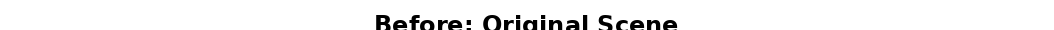
#> input picture comparison_grids/before_grid.png, 1054 x 30 px; its folder holds only this picture in this run
$ python make_comparison_grid.py --before_dir comparison_grids --after_dir comparison_grids
#> lines starting #> are read from the running program, lines starting #| are printed output that depends on the picture
#!/usr/bin/env python3
"""
make_comparison_grid.py - Create before/after comparison grids for scene editing results.

This script creates side-by-side comparison images showing:
- Original renders (before removal)
- Final optimized renders (after removal)

Useful for creating figures for reports and presentations.
"""

import argparse
import math
from pathlib import Path

from PIL import Image, ImageDraw, ImageFont
from rich.console import Console
from tqdm import tqdm

console = Console()


def parse_args():
    parser = argparse.ArgumentParser(description="Create before/after comparison grid for scene editing.")
    parser.add_argument(
        "--before_dir",
        type=Path,
        required=True,
        help="Directory with original renders (e.g., outputs/.../02_renders/train)",
    )
    parser.add_argument(
        "--after_dir",
        type=Path,
        required=True,
        help="Directory with final renders (e.g., outputs/.../05c_optimized/renders/train)",
    )
    parser.add_argument(
        "--output_dir",
        type=Path,
        default=Path("comparison_grids"),
        help="Directory to save output grids (default: comparison_grids/)",
    )
    parser.add_argument(
        "--cols",
        type=int,
        default=4,
        help="Number of image pairs per row (default: 4)",
    )
    parser.add_argument(
        "-n",
        "--limit",
        type=int,
        default=16,
        help="Maximum number of image pairs to include (default: 16)",
    )
    parser.add_argument(
        "--cell_width",
        type=int,
        default=256,
        help="Width of each before/after cell in pixels (default: 256)",
    )
    parser.add_argument(
        "--gap",
        type=int,
        default=10,
        help="Gap between before/after images in pixels (default: 10)",
    )
    parser.add_argument(
        "--labels",
        action="store_true",
        help="Add 'Before' and 'After' labels to images",
    )
    parser.add_argument(
        "--sort",
        action="store_true",
        help="Sort images alphabetically before creating the grid",
    )
    return parser.parse_args()


def add_label(img, text, position="top"):
    """Add a text label to an image."""
    draw = ImageDraw.Draw(img)

    # Try to use a nice font, fall back to default if not available
    try:
        font = ImageFont.truetype("/usr/share/fonts/truetype/dejavu/DejaVuSans-Bold.ttf", 20)
    except:
        font = ImageFont.load_default()

    # Get text bounding box
    bbox = draw.textbbox((0, 0), text, font=font)
    text_width = bbox[2] - bbox[0]
    text_height = bbox[3] - bbox[1]

    # Calculate position
    x = (img.width - text_width) // 2
    if position == "top":
        y = 10
    else:  # bottom
        y = img.height - text_height - 10

    # Draw text with outline for visibility
    outline_color = "black"
    text_color = "white"

    # Draw outline
    for adj_x in [-1, 0, 1]:
        for adj_y in [-1, 0, 1]:
            draw.text((x + adj_x, y + adj_y), text, font=font, fill=outline_color)

    # Draw main text
    draw.text((x, y), text, font=font, fill=text_color)

    return img


def main():
    args = parse_args()

    console.print("\n[bold cyan]" + "="*80 + "[/bold cyan]")
    console.print("[bold cyan]Creating Before/After Comparison Grid[/bold cyan]")
    console.print("[bold cyan]" + "="*80 + "[/bold cyan]\n")

    console.print(f"  [cyan]Before Dir:[/cyan] {args.before_dir}")
    console.print(f"  [cyan]After Dir:[/cyan] {args.after_dir}")
    console.print(f"  [cyan]Output Dir:[/cyan] {args.output_dir}")

    # Ensure output directory exists
    args.output_dir.mkdir(parents=True, exist_ok=True)

    # Find all images in before directory
    before_paths = list(args.before_dir.glob("*.png")) + \
                   list(args.before_dir.glob("*.jpg")) + \
                   list(args.before_dir.glob("*.jpeg"))

    if args.sort:
        before_paths.sort()

    if not before_paths:
        console.print(f"[red]Error: No images found in {args.before_dir}[/red]")
        return

    # Apply limit
    if args.limit > 0:
        before_paths = before_paths[:args.limit]

    num_images = len(before_paths)
    console.print(f"\n[cyan]Found {num_images} images to process...[/cyan]")

    # Calculate grid dimensions
    num_cols = args.cols
    num_rows = math.ceil(num_images / num_cols)

    # Each cell contains: before_image + gap + after_image
    pair_width = args.cell_width * 2 + args.gap
    pair_height = args.cell_width  # Assuming square cells

    # Add padding between rows and columns
    padding = 10

    # Calculate final grid size
    grid_width = num_cols * pair_width + (num_cols - 1) * padding
    grid_height = num_rows * pair_height + (num_rows - 1) * padding

    console.print(f"  [cyan]Grid Layout:[/cyan] {num_cols} pairs per row x {num_rows} rows")
    console.print(f"  [cyan]Pair Size:[/cyan] {pair_width} x {pair_height} px (per before/after pair)")
    console.print(f"  [cyan]Final Size:[/cyan] {grid_width} x {grid_height} px\n")

    # Create a new white background image
    grid_image = Image.new('RGB', (grid_width, grid_height), 'white')
#> grid_image: PIL image 2118x256 RGB; every value is 255

    # Process each image pair
    matched_pairs = 0
    for i, before_path in enumerate(tqdm(before_paths, desc="Processing image pairs")):
        try:
            # Find corresponding after image (same filename)
            after_path = args.after_dir / before_path.name

            if not after_path.exists():
                console.print(f"[yellow]Warning: No matching after image for {before_path.name}[/yellow]")
                continue

            # Open and resize both images
            before_img = Image.open(before_path)
#> before_img is the input picture: PIL image 1054x30 RGB; min 0, max 255, mean 240.8
            after_img = Image.open(after_path)

            # Resize to cell size (maintaining aspect ratio)
            cell_size = (args.cell_width, args.cell_width)
            before_img.thumbnail(cell_size, Image.Resampling.LANCZOS)
            after_img.thumbnail(cell_size, Image.Resampling.LANCZOS)

            # Create cells with white background
            before_cell = Image.new('RGB', cell_size, 'white')
#> before_cell: PIL image 256x256 RGB; every value is 255
            after_cell = Image.new('RGB', cell_size, 'white')

            # Center images in cells
            before_x = (cell_size[0] - before_img.width) // 2
#> before_x = 0
            before_y = (cell_size[1] - before_img.height) // 2
#> before_y = 124
            before_cell.paste(before_img, (before_x, before_y))
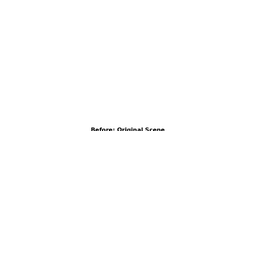
#> before_cell: PIL image 256x256 RGB; min 4, max 255, mean 254.6

            after_x = (cell_size[0] - after_img.width) // 2
#> after_x = 0
            after_y = (cell_size[1] - after_img.height) // 2
#> after_y = 124
            after_cell.paste(after_img, (after_x, after_y))

            # Add labels if requested
            if args.labels:
                before_cell = add_label(before_cell, "Before", "top")
                after_cell = add_label(after_cell, "After", "top")

            # Calculate position in grid
            row = matched_pairs // num_cols
            col = matched_pairs % num_cols

            # Calculate base position for this pair
            base_x = col * (pair_width + padding)
            base_y = row * (pair_height + padding)

            # Paste before and after images
            grid_image.paste(before_cell, (base_x, base_y))
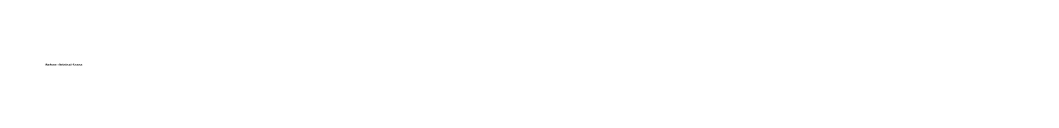
#> grid_image: PIL image 2118x256 RGB (shown at 1/2 size); min 4, max 255, mean 255
            grid_image.paste(after_cell, (base_x + args.cell_width + args.gap, base_y))

            matched_pairs += 1

        except Exception as e:
            console.print(f"[yellow]Warning: Failed to process {before_path.name}: {e}[/yellow]")

    # Save the final grid
    output_file = args.output_dir / "comparison_grid.png"
    grid_image.save(output_file)

    console.print(f"\n[bold green]✓ Successfully created comparison grid with {matched_pairs} image pairs[/bold green]")
    console.print(f"[bold green]✓ Saved to: {output_file}[/bold green]\n")

    # Also create individual before/after grids
    console.print("[cyan]Creating individual grids...[/cyan]")

    # Before-only grid
    create_single_grid(
        before_paths[:matched_pairs],
        args.output_dir / "before_grid.png",
        args.cols,
        args.cell_width,
        "Before: Original Scene"
    )

    # After-only grid
    after_paths = [args.after_dir / p.name for p in before_paths[:matched_pairs]]
    create_single_grid(
        after_paths,
        args.output_dir / "after_grid.png",
        args.cols,
        args.cell_width,
        "After: Object Removed"
    )

    console.print(f"\n[bold green]All grids saved to: {args.output_dir}/[/bold green]")
    console.print(f"  - comparison_grid.png (side-by-side)")
    console.print(f"  - before_grid.png")
    console.print(f"  - after_grid.png\n")


def create_single_grid(image_paths, output_file, cols, cell_size, title=None):
    """Create a single grid from a list of image paths."""
#> called with cols = 4, cell_size = 256, title = 'Before: Original Scene'
    num_images = len(image_paths)
    num_rows = math.ceil(num_images / cols)

    padding = 10
    grid_width = cols * cell_size + (cols - 1) * padding
    grid_height = num_rows * cell_size + (num_rows - 1) * padding

    # Add space for title if provided
    title_height = 40 if title else 0
    grid_image = Image.new('RGB', (grid_width, grid_height + title_height), 'white')
#> grid_image: PIL image 1054x296 RGB; every value is 255

    # Add title
    if title:
        draw = ImageDraw.Draw(grid_image)
        try:
            font = ImageFont.truetype("/usr/share/fonts/truetype/dejavu/DejaVuSans-Bold.ttf", 24)
        except:
            font = ImageFont.load_default()

        bbox = draw.textbbox((0, 0), title, font=font)
#> bbox = (0, 5, 305, 28)
        text_width = bbox[2] - bbox[0]
#> text_width = 305
        x = (grid_width - text_width) // 2
#> x = 374
        draw.text((x, 10), title, font=font, fill="black")

    # Process each image
    for i, path in enumerate(image_paths):
        try:
            img = Image.open(path)
            img.thumbnail((cell_size, cell_size), Image.Resampling.LANCZOS)

            cell = Image.new('RGB', (cell_size, cell_size), 'white')
            paste_x = (cell_size - img.width) // 2
#> paste_x = 0
            paste_y = (cell_size - img.height) // 2
#> paste_y = 124
            cell.paste(img, (paste_x, paste_y))

            row = i // cols
            col = i % cols

            grid_x = col * (cell_size + padding)
            grid_y = row * (cell_size + padding) + title_height

            grid_image.paste(cell, (grid_x, grid_y))
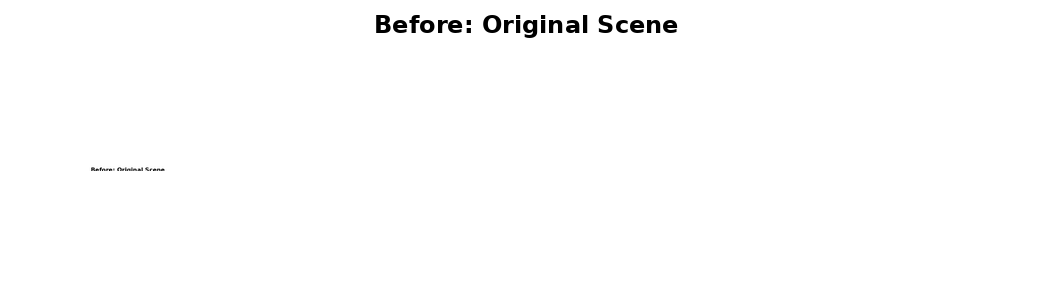
#> grid_image: PIL image 1054x296 RGB; min 0, max 255, mean 253

        except Exception as e:
            console.print(f"[yellow]Warning: Failed to process {path.name}: {e}[/yellow]")

    grid_image.save(output_file)
    console.print(f"  [green]✓ Saved {output_file.name}[/green]")


if __name__ == "__main__":
    main()
